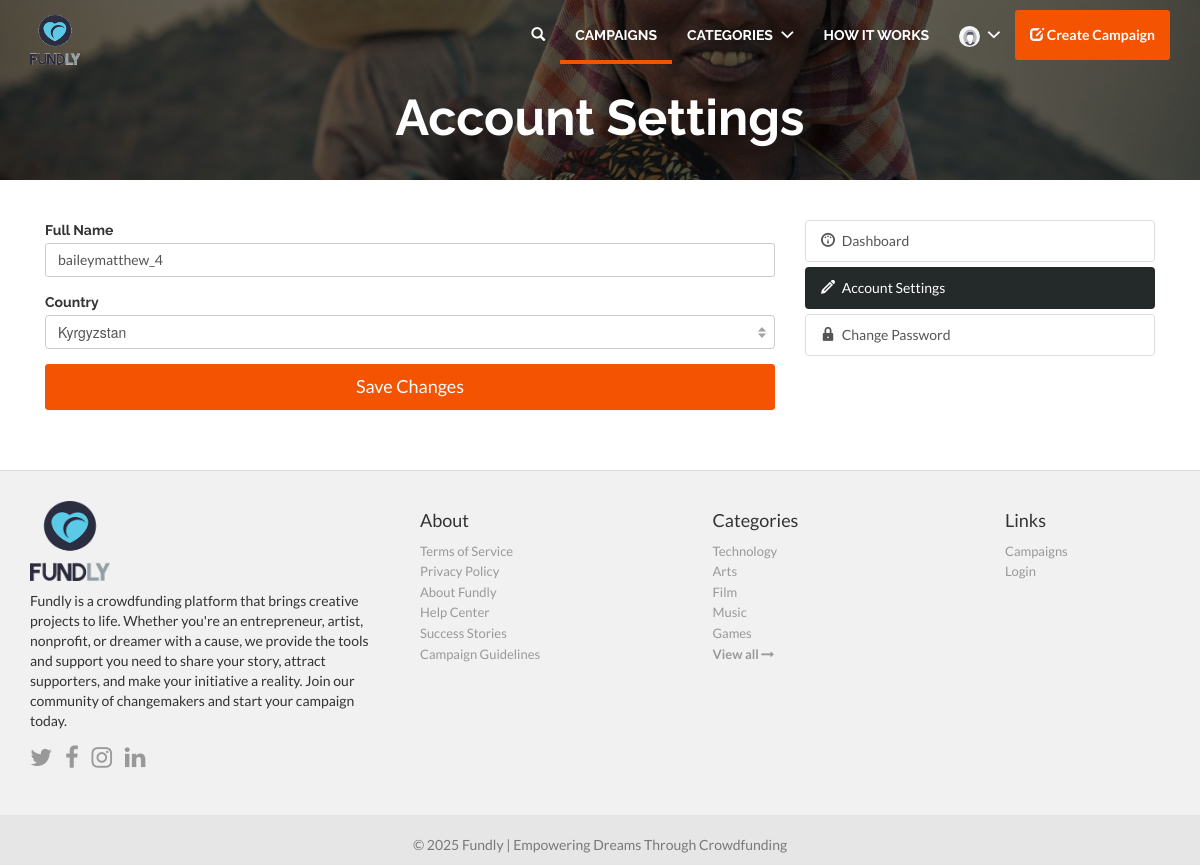
Page /accounts/setting (signed in) on the committed database.
### accounts/models.py (models this page shows, shortened)
class User(AbstractUser):
    username = models.CharField(
        "username",
        max_length=50,
        unique=True,
        help_text="Required. 50 characters or fewer. Letters, digits and @/./+/-/_ only.",
        error_messages={
            "unique": "A user with this username already exists.",
        },
    )
    email = models.EmailField(
        unique=True,
        blank=False,
        error_messages={
            "unique": "A user with this email already exists.",
        },
    )
    status = models.CharField(max_length=20, default="active")
    avatar = models.ImageField(upload_to="avatars/", null=True, blank=True)
    country = models.ForeignKey(Country, on_delete=models.SET_NULL, null=True)
    USERNAME_FIELD = "email"
    REQUIRED_FIELDS = ["username"]

### core/models.py (models this page shows, shortened)
class Country(models.Model):
    code = models.CharField(max_length=10)
    name = models.CharField(max_length=20)

class Category(models.Model):
    name = models.CharField(max_length=50, unique=True)
    slug = models.CharField(max_length=100, unique=True)
    image = models.ImageField(upload_to='categories', default="default.png")

### accounts/views.py (the view)
# urls.py: path('setting', AccountSettingsView.as_view(), name='account'),
class AccountSettingsView(UpdateView):
    model = User
    template_name = "accounts/account.html"
    context_object_name = "user"
    form_class = UserUpdateForm
    success_url = reverse_lazy("accounts:account")
    def dispatch(self, request, *args, **kwargs):
        print(self.request.resolver_match)
        if not self.request.user.is_authenticated:
            return HttpResponseRedirect("accounts/login")
        return super().dispatch(self.request, *args, **kwargs)
    def get_object(self, queryset=None):
        return self.request.user
    def get_context_data(self, **kwargs):
        context = super().get_context_data(**kwargs)
        context['countries'] = Country.objects.all()
        return context

### accounts/forms.py
class UserUpdateForm(forms.ModelForm):
    class Meta:
        model = User
        fields = ("username", "country")

### core/context_processors.py (called while the page is built)
def categories(request):
    cats = Category.objects.prefetch_related("campaign_set").all()[:5]
    return {'categories': cats}

### templates/accounts/account.html (shortened to what this page needs)
{% extends 'base.html' %}
{% block content %}
    <div class="jumbotron md index-header jumbotron_set jumbotron-cover">
        <div class="container wrap-jumbotron position-relative">
            <h2 class="title-site">Account Settings</h2>
        </div>
    </div>
    <div class="container margin-bottom-40">
        <div class="col-md-8 margin-bottom-20">
            <form action="" method="post" name="form">
                <div class="form-group has-feedback">
                    <label class="font-default">Full Name</label>
                    <input type="text" class="form-control login-field custom-rounded" value="{{ user.username }}"
                           name="username" placeholder="Enter Username"
                           title="username" autocomplete="off">
                </div>
                <div class="form-group has-feedback">
                    <label class="font-default">Country</label>
                    <select name="country" class="form-control">
                        {% for country in countries %}
                            <option {% if user.country_id == country.id %} selected="selected" {% endif %}
                                                                           value="{{ country.id }}">{{ country.name }}</option>
                        {% endfor %}
                    </select>
                </div>
                <button type="submit" id="buttonSubmit" class="btn btn-block btn-lg btn-main custom-rounded">Save
                    Changes
                </button>
            </form>
        </div>
        <div class="col-md-4">
            {% include 'includes/navbar-edit.html' %}
        </div>
    </div>
{% endblock %}

### templates/includes/footer.html
{% load static %}
<footer class="footer-main">
    <div class="container">
        <div class="row">
            <div class="col-md-4">
                <a href="{% url 'core:home' %}">
                    <img src="{% static 'img/logo.png' %}" style="height: 80px; width: 80px"/>
                </a>
                <p class="margin-tp-xs">Fundly is a crowdfunding platform that brings creative projects to life.
                    Whether you're an entrepreneur, artist, nonprofit, or dreamer with a cause, we provide the tools
                    and support you need to share your story, attract supporters, and make your initiative a reality.
                    Join our community of changemakers and start your campaign today.</p>
                <ul class="list-inline">
                    <li><a href="https://www.twitter.com/fundly" class="ico-social"><i class="fa fa-twitter"></i></a></li>
                    <li><a href="https://www.facebook.com/fundly" class="ico-social"><i class="fa fa-facebook"></i></a></li>
                    <li><a href="https://www.instagram.com/fundly" class="ico-social"><i class="fa fa-instagram"></i></a></li>
                    <li><a href="https://www.linkedin.com/company/fundly" class="ico-social"><i class="fa fa-linkedin"></i></a></li>
                </ul>
            </div>
            <div class="col-md-3 margin-tp-xs">
                <h4 class="margin-top-zero">About</h4>
                <ul class="list-unstyled">
                    <li><a class="link-footer" href="#">Terms of Service</a></li>
                    <li><a class="link-footer" href="#">Privacy Policy</a></li>
                    <li><a class="link-footer" href="#">About Fundly</a></li>
                    <li><a class="link-footer" href="#">Help Center</a></li>
                    <li><a class="link-footer" href="#">Success Stories</a></li>
                    <li><a class="link-footer" href="#">Campaign Guidelines</a></li>
                </ul>
            </div>
            <div class="col-md-3 margin-tp-xs">
                <h4 class="margin-top-zero">Categories</h4>
                <ul class="list-unstyled">
                    {% for category in categories %}
                        <li><a class="link-footer" href="{% url 'core:campaigns-by-category' category.id %}">{{ category.name }}</a></li>
                    {% endfor %}
                    <li><a class="link-footer" href="{% url 'core:categories' %}">
                        <strong>View all <i class="fa fa-long-arrow-right"></i></strong>
                    </a></li>
                </ul>
            </div>
            <div class="col-md-2 margin-tp-xs">
                <h4 class="margin-top-zero">Links</h4>
                <ul class="list-unstyled">
                    <li>
                        <a class="link-footer" href="#">Campaigns</a>
                    </li>
                    <li>
                        <a class="link-footer" href="{% url 'accounts:login' %}">Login</a>
                    </li>
                </ul>
            </div>
        </div>
    </div>
</footer>
<footer class="subfooter">
    <div class="container">
        <div class="row">
            <div class="col-md-12 text-center padding-top-20">
                <p>&copy; {% now "Y" %} Fundly | Empowering Dreams Through Crowdfunding</p>
            </div>
        </div>
    </div>
</footer>

### static/css/main.css (style rules this page uses)
html, body { height: 100%; }
li { list-style:none; }
input, button, textarea { outline: none; border: none; }
a, a:focus, a:active, select, button, button:active, button:focus, .btn:focus, .btn:active:focus, .btn.active:focus, .btn.focus, .btn:active.focus, .btn.active.focus, input { outline: none; }
label:not(.login-field-icon) { line-height: normal !important; color: #333; font-weight: bold !important; }
select { width: 100%; padding: 6px 5px 6px 8px; font-family: "Helvetica Neue", Helvetica, Arial, sans-serif; font-size: 11px; font-weight: normal; line-height: normal !important; color: #5A5A5A; border: 2px solid #E6E6E6; background-color: #fff; background-repeat: no-repeat; background-position: 100% 50%; background-image: url('../img/arrow.png') !important; -webkit-appearance: none; -moz-appearance: none; appearance: none; -webkit-box-sizing: border-box; -moz-box-sizing: border-box; box-sizing: border-box; -webkit-border-radius: 4px; -moz-border-radius: 4px; border-radius: 4px; text-indent: 0.01px; text-overflow: ''; }
body a { color: #f45302; }
.font-default { font-family: "Raleway",Helvetica,Arial,sans-serif; }
.margin-top-zero { margin-top: 0 !important; }
.margin-bottom-20 { margin-bottom: 20px !important; }
.margin-bottom-40 { margin-bottom: 40px !important; }
.padding-top-20 { padding-top: 20px !important; }
body { font-family: "Lato", Helvetica, Arial, sans-serif; background-color: #FFF; }
.index-header { background: url('../img/header.jpg') no-repeat center center #D1D1D1; background-size: cover; position:relative; }
.link-footer { font-size: 13px; color: #999; }
.footer-main { width: 100%; background-color: #F1F1F1; padding: 30px 0; border-top: 1px solid #ddd; }
.subfooter { background-color: #e6e6e6; color: #797979; }
.margin-tp-xs { margin-top: 10px; }
.ico-social { font-size: 24px; color: #999; }
.position-relative { position: relative; }
@media (min-width: 768px) { .jumbotron.md { padding: 70px 0 25px; } }
.jumbotron_set { margin-bottom: 40px; }
@media screen and (min-width: 768px) { .jumbotron { padding: 150px 0; } }
h1.title-site, h2.title-site { font-family: "Raleway",Helvetica,Arial,sans-serif; color: #FFF; text-overflow: inherit; overflow: visible; white-space: normal; font-weight: bold; margin-top: 20px !important; text-align: center; }
h2.title-site { font-size: 50px; }
.custom-rounded { border-radius: 3px; -webkit-border-radius: 3px; -moz-border-radius: 3px; }
.jumbotron-cover:before { content: ''; position: absolute; width: 100%; height: 100%; background: rgba(5,5,5,.6); left: 0; top: 0; }
.btn-main, .btn-main:hover, .btn-main:active, .btn-main:focus { color: #fff; background-color: #f45302; border-color: #f45302; }
body input { box-shadow: none !important; -webkit-box-shadow: none !important; -moz-box-shadow: none !important; }
.btn-lg { padding: 10px 30px; }
select.form-control, select.form-control:focus { -webkit-box-shadow: none !important; -moz-box-shadow: none !important; box-shadow: none !important; }

### rows in the picture
User: username "baileymatthew_4", country "Kyrgyzstan"
Category: name "Technology"
Category: name "Arts"
Category: name "Film"
Category: name "Music"
Category: name "Games"
